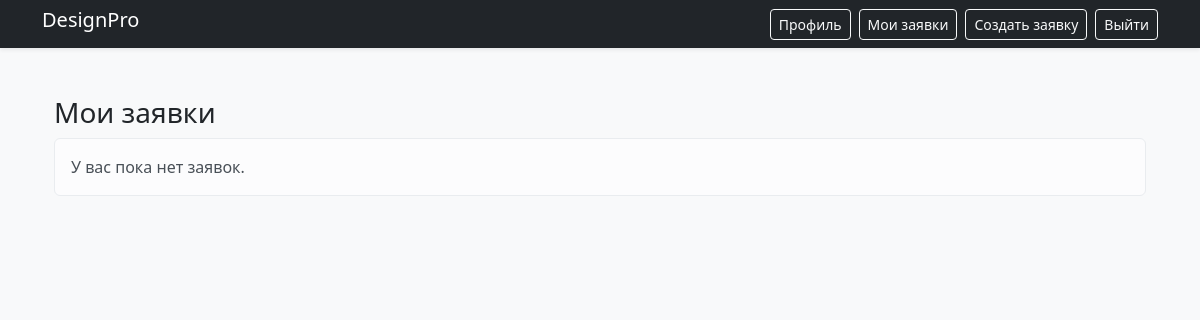
Page /catalog/request/ (signed in) on the earlier database version.
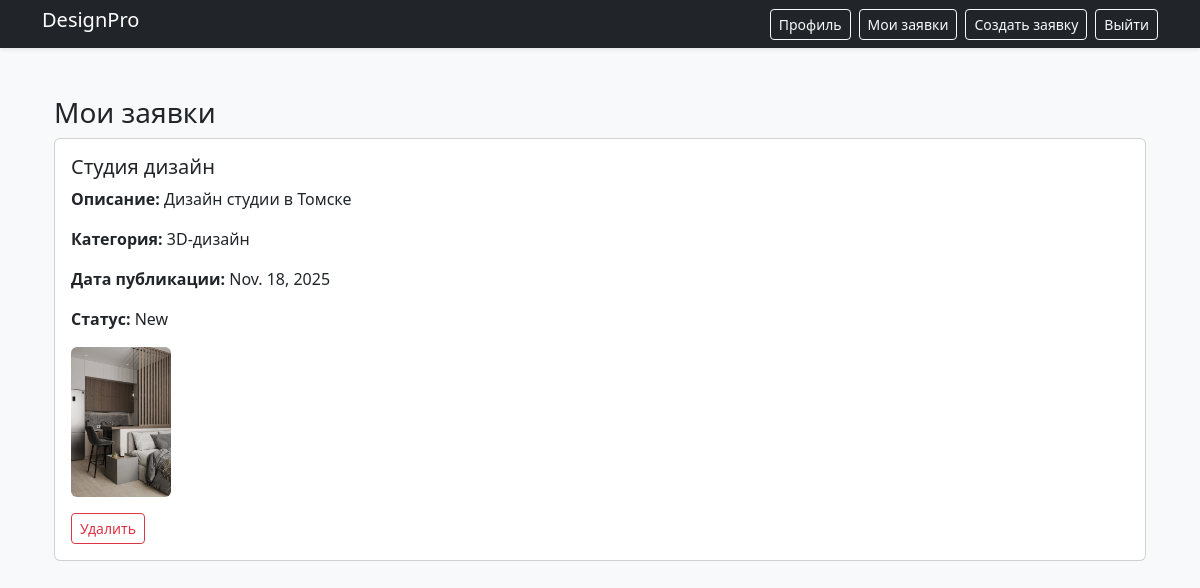
Same page on the later database version.
### catalog/models.py (models this page shows, shortened)
class Request(models.Model):
    title = models.CharField(max_length=200)
    description = models.CharField(max_length=1000)
    category = models.ForeignKey(Category, on_delete=models.CASCADE)
    status = models.ForeignKey(Status, on_delete=models.CASCADE)
    image = models.ImageField(upload_to='designs/', blank=False, null=False, verbose_name='Изначальный дизайн')
    completed_image = models.ImageField(upload_to='completed/', blank=True, null=True, verbose_name='Выполненный дизайн')
    user = models.ForeignKey(AdvUser, on_delete=models.CASCADE)
    pub_date = models.DateField('date published', default=timezone.now)
    worker_comment = models.CharField(max_length=200, null=True, blank=True, verbose_name="Комментарий дизайнеров")

class Category(models.Model):
    name = models.CharField(max_length=200)
    def __str__(self):
        return self.name

class Status(models.Model):
    name = models.CharField(max_length=200)
    def __str__(self):
        return self.name

### catalog/views.py (the view)
# urls.py: path('request/', views.user_requests_view, name='user_requests'),
@login_required
def user_requests_view(request):
    request_user_list = Request.objects.filter(user=request.user)
    return render(request, 'catalog/user_requests.html', {'request_list': request_user_list})

### catalog/templates/catalog/user_requests.html (shortened to what this page needs)
{% extends 'catalog/base_template.html' %}
{% block content %}
<div class="container mt-4">
    <h3>Мои заявки</h3>
    {% if request_list %}
        {% for request in request_list %}
            <div class="card mb-3">
                <div class="card-body">
                    <h5 class="card-title">{{ request.title }}</h5>
                    <p class="card-text"><strong>Описание:</strong> {{ request.description }}</p>
                    <p class="card-text"><strong>Категория:</strong> {{ request.category }}</p>
                    <p class="card-text"><strong>Дата публикации:</strong> {{ request.pub_date }}</p>
                    <p class="card-text"><strong>Статус:</strong> {{ request.status }}</p>
                    {% if request.image %}
                        <img src="{{ request.image.url }}" class="img-fluid rounded" alt="Изображение дизайна" style="max-height: 150px;">
                    {% endif %}
                    <div class="mt-3">
                        <a href="{% url 'delete' request.pk %}" class="btn btn-sm btn-outline-danger">Удалить</a>
                    </div>
                </div>
            </div>
        {% endfor %}
    {% else %}
        <div class="alert alert-light">
            <p class="mb-0">У вас пока нет заявок.</p>
        </div>
    {% endif %}
</div>
{% endblock %}

### catalog/templates/catalog/base_template.html (shortened to what this page needs)
<!doctype html>
<html lang="ru">
<head>
    {% load django_bootstrap5 %}
    {% bootstrap_css %}
</head>
<body class="bg-light">
    <header class="bg-dark text-white shadow-sm">
        <div class="container">
            <div class="d-flex justify-content-between align-items-center py-2">
                <a href="{% url 'index' %}" class="text-white text-decoration-none h5">DesignPro</a>
                <div class="d-flex gap-2">
                    {% if user.is_authenticated %}
                        <a href="{% url 'profile' %}" class="btn btn-outline-light btn-sm">Профиль</a>
                        <a href="{% url 'user_requests' %}" class="btn btn-outline-light btn-sm">Мои заявки</a>
                        <a href="{% url 'create' %}" class="btn btn-outline-light btn-sm">Создать заявку</a>
                        <a href="{% url 'logout' %}" class="btn btn-outline-light btn-sm">Выйти</a>
                    {% else %}
                        <a href="{% url 'login' %}" class="btn btn-outline-light btn-sm">Войти</a>
                        <a href="{% url 'register' %}" class="btn btn-primary btn-sm">Регистрация</a>
                    {% endif %}
                </div>
            </div>
        </div>
    </header>
    <main class="container my-5">
        {% block content %}
        {% endblock %}
    </main>
</body>
</html>

Differences in the rows shown:
added Request: title "Студия дизайн", description "Дизайн студии в Томске", category "3D-дизайн", pub_date "Nov. 18, 2025", status "New", image (picture)
Other differences:
text no longer shown: "У вас пока нет заявок."
